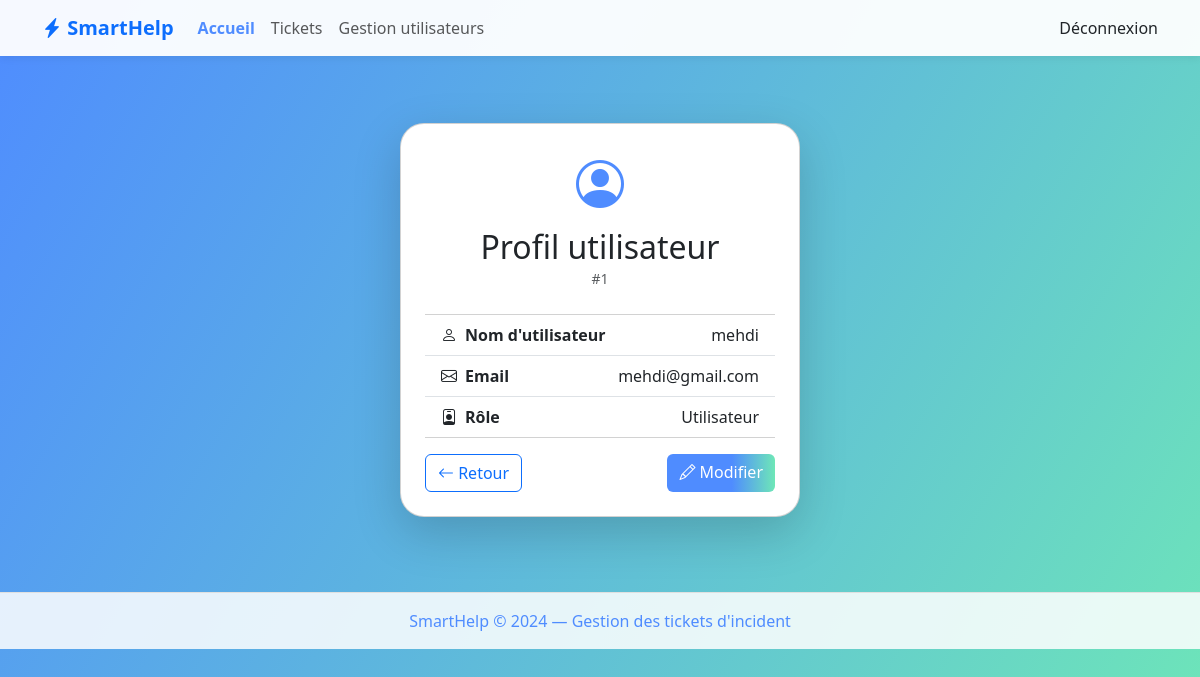
Page /users/manage-users/1/ (signed in) on the committed database.
### users/models.py (models this page shows, shortened)
class User(AbstractUser):
    ROLE_CHOICES = [
        ('admin', 'Administrateur'),
        ('technicien', 'Technicien'),
        ('utilisateur', 'Utilisateur'),
    ]
    role = models.CharField(max_length=20, choices=ROLE_CHOICES, default='utilisateur')

### users/views.py (the view)
# urls.py: path('manage-users/<int:user_id>/', user_detail, name='user_detail'),
@user_passes_test(is_admin)
def user_detail(request, user_id):
    user = get_object_or_404(User, id=user_id)
    if user.role == 'admin':
        return redirect('users:users_list')
    return render(request, 'users/user_detail.html', {'user_obj': user})

### users/views.py (called while the page is built)
def is_admin(user):
    return user.is_authenticated and user.role == 'admin'

### templates/users/user_detail.html
{% extends "base.html" %}
{% block content %}
<div class="d-flex justify-content-center align-items-center" style="min-height:60vh;">
  <div class="card shadow-lg p-4" style="min-width:340px; max-width:400px; width:100%; border-radius:1.5rem;">
    <div class="text-center mb-4">
      <i class="bi bi-person-circle" style="font-size:3rem; color:#4f8cff;"></i>
      <h2 class="mt-2 mb-0">Profil utilisateur</h2>
      <small class="text-muted">#{{ user_obj.id }}</small>
    </div>
    <ul class="list-group list-group-flush mb-3">
      <li class="list-group-item d-flex justify-content-between align-items-center">
        <span class="fw-semibold"><i class="bi bi-person me-2"></i>Nom d'utilisateur</span>
        <span>{{ user_obj.username }}</span>
      </li>
      <li class="list-group-item d-flex justify-content-between align-items-center">
        <span class="fw-semibold"><i class="bi bi-envelope me-2"></i>Email</span>
        <span>{{ user_obj.email }}</span>
      </li>
      <li class="list-group-item d-flex justify-content-between align-items-center">
        <span class="fw-semibold"><i class="bi bi-person-badge me-2"></i>Rôle</span>
        <span>{{ user_obj.role|title }}</span>
      </li>
    </ul>
    <div class="d-flex justify-content-between">
      <a href="{% url 'users:users_list' %}" class="btn btn-outline-primary">
        <i class="bi bi-arrow-left"></i> Retour
      </a>
      <a href="{% url 'users:user_edit' user_obj.id %}" class="btn btn-primary">
        <i class="bi bi-pencil"></i> Modifier
      </a>
    </div>
  </div>
</div>
{% endblock %}

### templates/base.html (style rules this page uses)
body { background: linear-gradient(120deg, #4f8cff 0%, #6ee7b7 100%); min-height: 100vh; font-family: 'Segoe UI', 'Roboto', Arial, sans-serif; }
.card { border-radius: 1rem; box-shadow: 0 4px 24px rgba(0,0,0,0.08); }
.btn-primary { background: linear-gradient(90deg, #4f8cff 60%, #6ee7b7 100%); border: none; }

### rows in the picture
User: id "1", username "mehdi", email "mehdi@gmail.com", role "Utilisateur"
